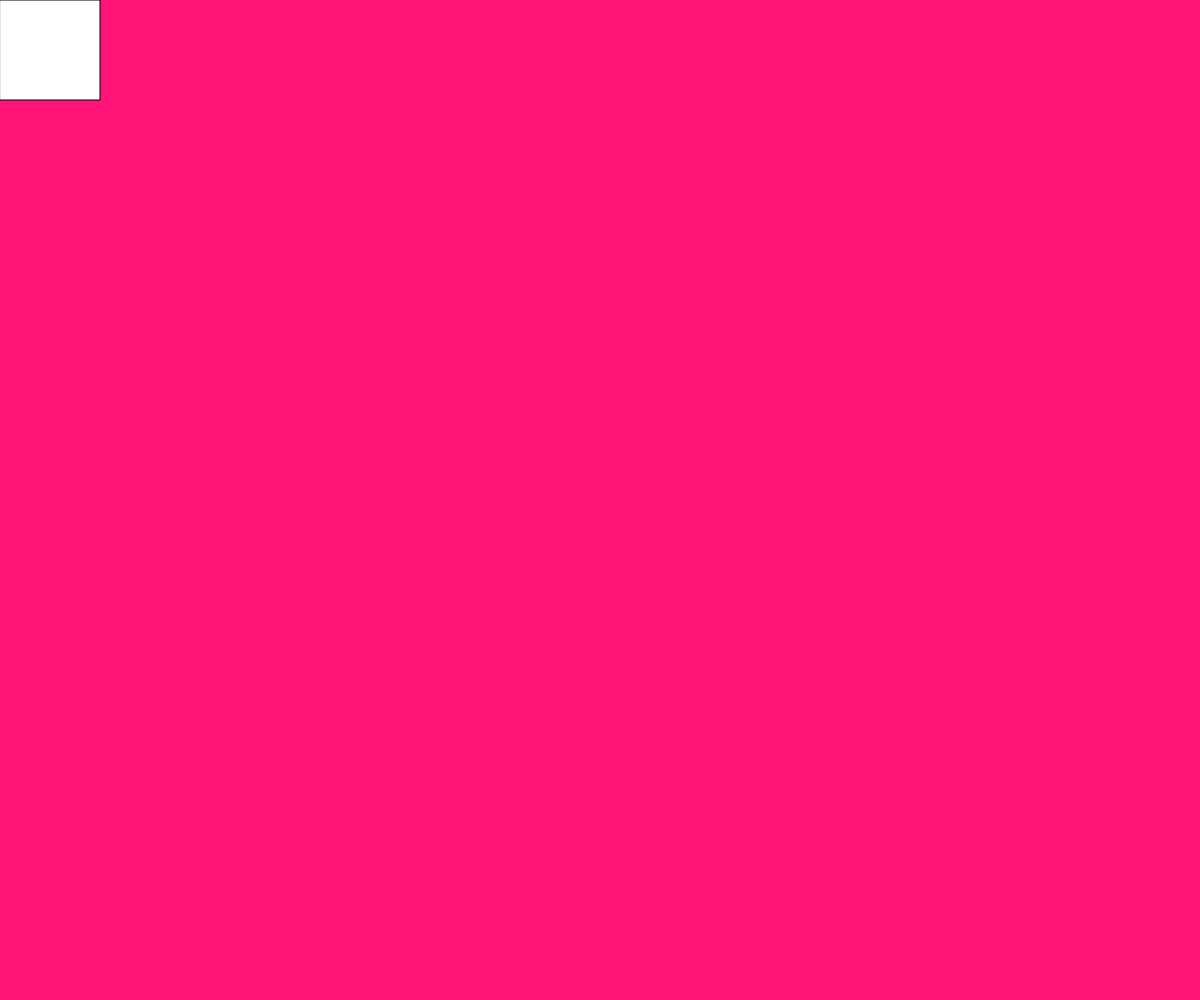
Frame 1 (no input)
Frame 60 (no input): identical to frame 1, image omitted
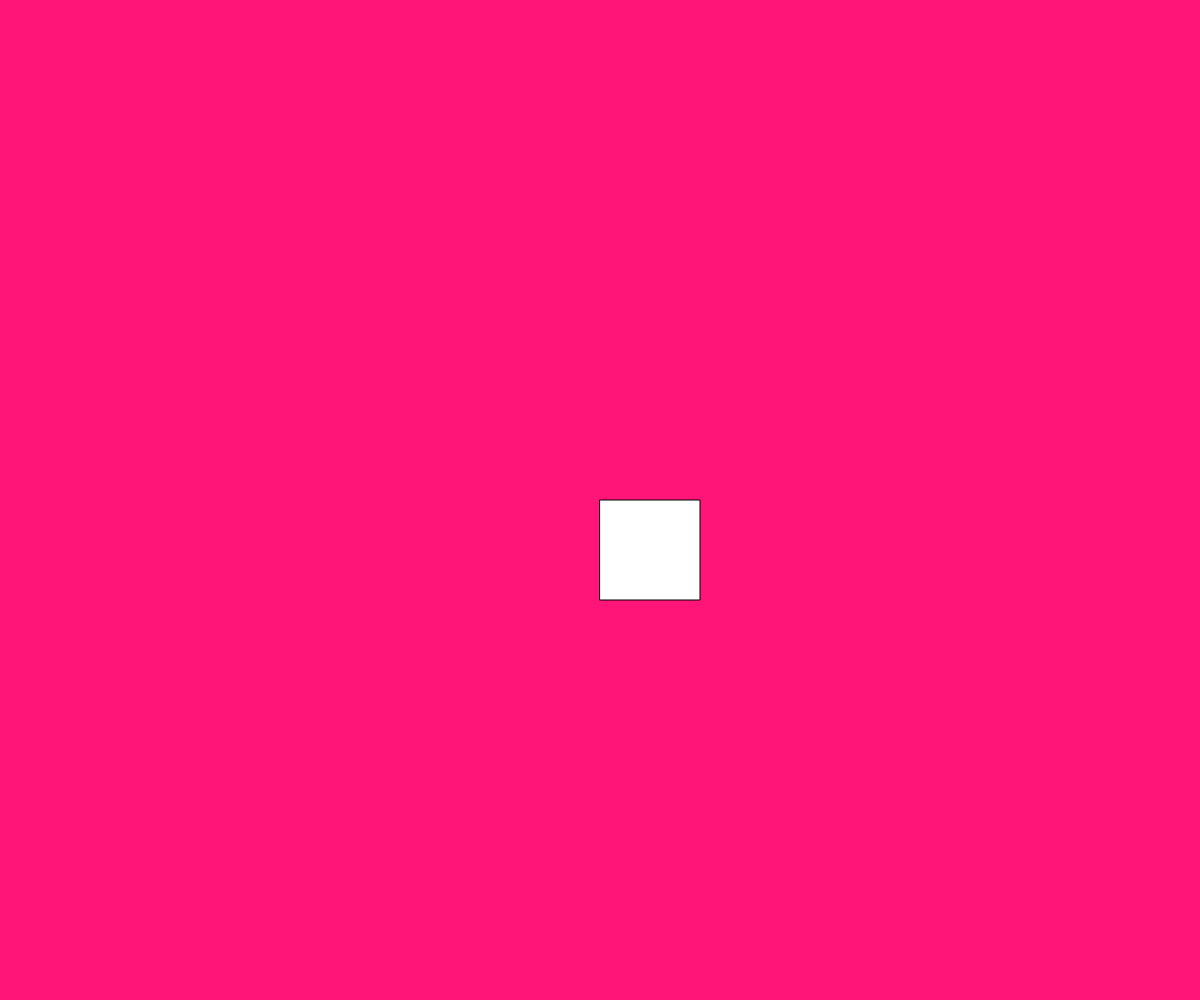
Frame 120 (the mouse pressed at the canvas centre since frame 60)

The p5.js sketch that drew these frames (run headless with seeded random() and noise() and a simulated clock; from frame 60 on, the mouse is pressed at the canvas centre):

// p5.js sketch
// ── sketch.js
// TODO: use mouseX and mouseY

function setup() {
  createCanvas(windowWidth, windowHeight);
  background(255, 20, 120);
  let x = 100;
  let y = 200;
  
}

function draw() {
  background(255, 20, 120);
  rect(mouseX, mouseY, 100);
  
}
